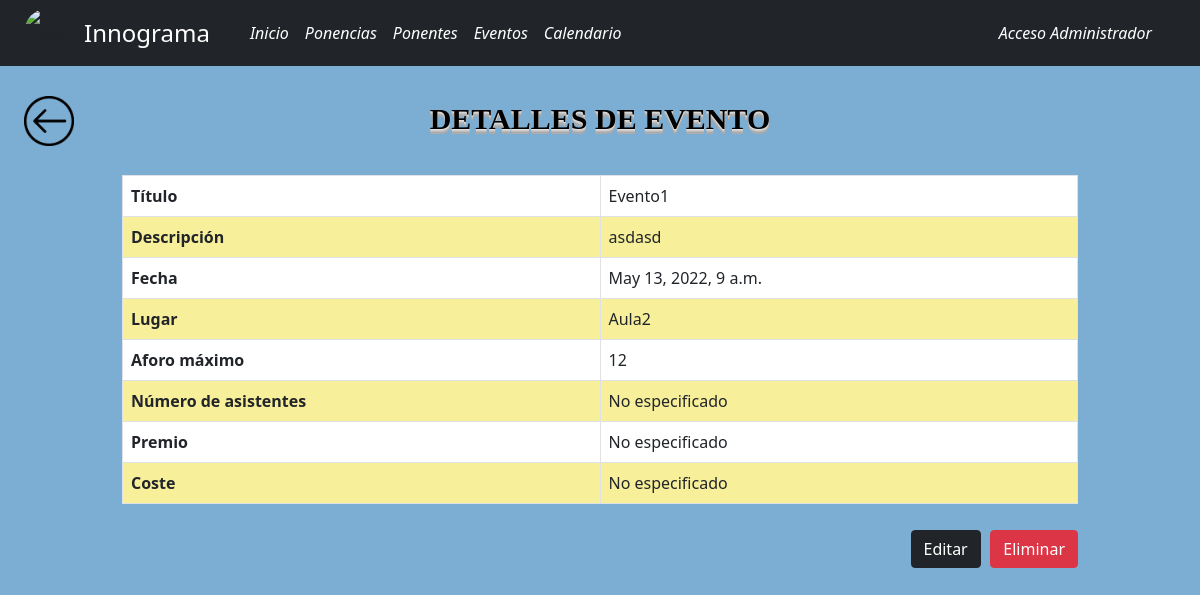
The page /eventos/1 on the database its author committed.
### api/models.py (models this page shows, shortened)
class Evento(models.Model):
    titulo = models.CharField(max_length=255)
    descripcion = models.TextField(max_length=500, default=None)
    fecha = models.DateTimeField()
    lugar = models.CharField(max_length=100)
    aforo_max = models.PositiveIntegerField(default=None, null=True, blank=True)
    n_asistentes = models.PositiveIntegerField(default=None, null=True, blank=True)
    premio = models.CharField(max_length=255, null=True, blank=True)
    coste = models.FloatField(default=None, null=True, blank=True, validators=[MinValueValidator(0.0)])

### api/views.py (the view)
# urls.py: path('eventos/<int:id_evento>', views.detalles_evento, name="detalles_evento"),
def detalles_evento(request, id_evento):
    evento = get_object_or_404(Evento, pk=id_evento)
    return render(request,'eventos/detalles_evento.html',{'evento':evento})

### api/templates/eventos/detalles_evento.html (shortened to what this page needs)
{% load static %}
<!DOCTYPE html>
<html lang="es">
<head>
    <link type="text/css" href='{% static "css/detalles_entidad.css" %}' rel="stylesheet"/>
    <link type="text/css" href='{% static "css/confirmacion.css" %}' rel="stylesheet"/>
    <link href="https://cdn.jsdelivr.net/npm/bootstrap@5.2.2/dist/css/bootstrap.min.css" rel="stylesheet">
</head>
<body>
    {% include 'plantillaBarraNavegacion.html' %}
    <div class="container-fluid">
        <div class="row">
            <div class="col-md-1 col-sm-1">
                <a href="javascript:history.back()">
                <img id="boton-volver-atras" src="/static/images/boton-volver-atras.png" width=50px height=50px>
                </a>
            </div>
            <div class="col-md-10 col-sm-10">
                <h1 class="title" id="title-entidad"> DETALLES DE EVENTO </h1>
            </div>
        </div>
        <div class="row">
            <div class="col-md-1"></div>
            <div class="col-md-10">
                <table class="table table-bordered center" id="details-table">
                    <tr>
                        <th scope="row">T&iacute;tulo</th>
                        <td>
                            {{evento.titulo}}
                        </td>
                    </tr>
                    <tr>
                        <th scope="row">Descripci&oacute;n</th>
                        <td>
                            {{evento.descripcion}}
                        </td>
                    </tr>
                    <tr>
                        <th scope="row">Fecha</th>
                        <td>{{evento.fecha}}</td>
                    </tr>
                    <tr>
                        <th scope="row">Lugar</th>
                        <td>{{evento.lugar}}</td>
                    </tr>
                    <tr>
                        <th scope="row">Aforo m&#225;ximo</th>
                        <td>{% if evento.aforo_max == None %}
                            No especificado
                            {% else %}
                            {{evento.aforo_max}}
                            {% endif %}</td>
                    </tr>
                    <tr>
                        <th scope="row">N&#250;mero de asistentes</th>
                        <td>{% if evento.n_asistentes == None %}
                            No especificado
                            {% else %}
                            {{evento.n_asistentes}}
                            {% endif %}</td>
                    </tr>
                    <tr>
                        <th scope="row">Premio</th>
                        <td>{% if evento.premio == None %}
                            No especificado
                            {% else %}
                            {{evento.premio}}
                            {% endif %}</td>
                    </tr>
                    <tr>
                        <th scope="row">Coste</th>
                        <td>{% if evento.coste == None %}
                            No especificado
                            {% else %}
                            {{evento.coste}} €
                            {% endif %}</td>
                    </tr>
                </table>
                <div class="d-flex justify-content-end">
                    <button class="btn btn-dark" onclick="location.href='{% url 'editar_evento' evento.id %}'">Editar</button>
                    <button class="btn btn-danger delete-button" id="open-popup-1">Eliminar</button>
                </div>
            </div>
        </div>
    </div>
</body>
</html>

### api/api/static/css/detalles_entidad.css (style rules this page uses)
body { background-color: #7cadd3 !important; }
.title { margin: 4% 0; text-align: left; font-family: Arial Black; font-weight: bold; font-size: 30px; color: #000000; text-shadow: 0 1px 0 #ddd, 0 2px 0 #ccc, 0 3px 0 #bbb, 0 4px 0 #aaa, 0 5px 0 #acacac; }
#title-entidad { justify-content: center; text-align: center; margin-top:35px; }
table { table-layout: fixed; }
table tr:nth-child(even) { background-color: #f7ef9a; }
table tr:nth-child(odd) { background-color: #fff; }
button { margin-top: 1% !important; margin-bottom: 1% !important; margin-left: 1% !important; }
#boton-volver-atras { margin-top:30px; }
body { font-family: arial; margin: 0; padding: 0; box-sizing: border-box; }

### api/api/static/css/navbar.css (style rules this page uses)
body { font-family: 'Poppins', sans-serif; }

### rows shown on the page
Evento: titulo "Evento1", descripcion "asdasd", fecha "May 13, 2022, 9 a.m.", lugar "Aula2", aforo_max "12"
